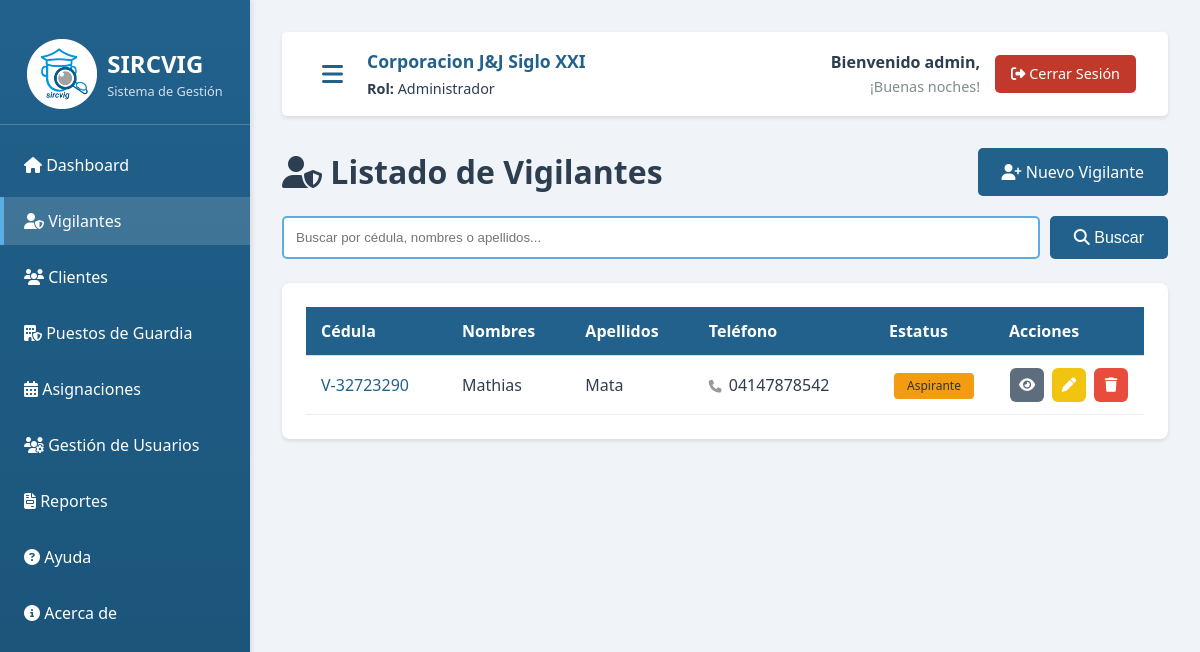
The page /views/listado_vigilantes.php (signed in) on the database its author committed.
### tables this page shows
CREATE TABLE `vigilantes` (
  `id_vigilante` int(11) NOT NULL AUTO_INCREMENT,
  `cedula` varchar(20) NOT NULL,
  `nombres` varchar(100) NOT NULL,
  `apellidos` varchar(100) NOT NULL,
  `fecha_nacimiento` date NOT NULL,
  `estado` varchar(100) DEFAULT NULL,
  `municipio` varchar(100) DEFAULT NULL,
  `parroquia` varchar(100) DEFAULT NULL,
  `direccion` text DEFAULT NULL,
  `telefono` varchar(20) DEFAULT NULL,
  `email` varchar(100) DEFAULT NULL,
  `estatus` enum('Aspirante','Activo','Inactivo') DEFAULT 'Aspirante',
  `fecha_ingreso` date DEFAULT NULL,
  `observaciones` text DEFAULT NULL,
  `fecha_creacion` timestamp NOT NULL DEFAULT current_timestamp(),
  `fecha_actualizacion` timestamp NOT NULL DEFAULT current_timestamp() ON UPDATE current_timestamp(),
  PRIMARY KEY (`id_vigilante`),
  UNIQUE KEY `cedula` (`cedula`),
  KEY `idx_vigilante_estatus` (`estatus`)
);

### core/ControladorPrincipal.php (called while the page is built, shortened)
<?php
class ControladorPrincipal {
    public static function esAdministrador() {
        return isset($_SESSION['id_rol']) && $_SESSION['id_rol'] == ROL_ADMINISTRADOR;
    }
}

### config/autoload.php (called while the page is built, shortened)
<?php
spl_autoload_register(function ($class) {
    $paths = [
        MODELS_PATH . '/' . $class . '.php',
        CONTROLLERS_PATH . '/' . $class . '.php',
        BASE_PATH . '/core/' . $class . '.php'
    ];
    foreach ($paths as $path) {
        if (file_exists($path)) {
            return;
        }
    }
});

### core/Modelo.php (called while the page is built, shortened)
<?php
class Modelo {
    protected $db;
    protected $tabla;
    private function conectar() {
        try {
            $dsn = "mysql:host=" . DB_HOST . ";dbname=" . DB_NAME . ";charset=" . DB_CHARSET;
            $options = [
                PDO::ATTR_ERRMODE => PDO::ERRMODE_EXCEPTION,
                PDO::ATTR_DEFAULT_FETCH_MODE => PDO::FETCH_ASSOC,
                PDO::ATTR_EMULATE_PREPARES => false
            ];
            $this->db = new PDO($dsn, DB_USER, DB_PASS, $options);
        } catch (PDOException $e) {
            die("Error de conexión: " . $e->getMessage());
        }
    }
    public function obtenerTodos($condiciones = '', $params = []) {
        $sql = "SELECT * FROM {$this->tabla}";
        $stmt = $this->db->prepare($sql);
        $stmt->execute($params);
        return $stmt->fetchAll();
    }
}

### models/Vigilante.php (called while the page is built, shortened)
<?php
class Vigilante extends Modelo {
    public function obtenerTodos($condiciones = '', $params = []) {
        return parent::obtenerTodos($condiciones, $params);
    }
}

### views/listado_vigilantes.php (the view, shortened to what this page needs)
<?php
require_once __DIR__ . '/../config/autoload.php';
require_once __DIR__ . '/../core/ControladorPrincipal.php';
$modeloVigilante = new Vigilante();
$termino_busqueda = $_GET['buscar'] ?? '';
if (!empty($termino_busqueda)) {
    $vigilantes = $modeloVigilante->buscar($termino_busqueda);
} else {
    $vigilantes = $modeloVigilante->obtenerTodos();
}
$puede_modificar = ControladorPrincipal::esAdministrador() || ControladorPrincipal::esSecretario();
require_once __DIR__ . '/includes/header.php';
?>
<div style="display: flex; justify-content: space-between; align-items: center; margin-bottom: 20px;">
    <h1 style="margin-bottom: 0;"><i class="fas fa-user-shield"></i> Listado de Vigilantes</h1>
    <?php if ($puede_modificar): ?>
    <div>
        <a href="<?php echo BASE_URL; ?>/views/registro_vigilante.php" class="btn btn-primary">
            <i class="fas fa-user-plus"></i> Nuevo Vigilante
        </a>
    </div>
    <?php endif; ?>
</div>
<div class="search-box mb-3">
    <form method="GET" action="<?php echo BASE_URL; ?>/views/listado_vigilantes.php" style="display: flex; gap: 10px; width: 100%;">
        <input type="text" name="buscar" class="search-input" placeholder="Buscar por cédula, nombres o apellidos..."
               value="<?php echo htmlspecialchars($termino_busqueda ?? ''); ?>">
        <button type="submit" class="btn btn-primary" style="width: auto;"><i class="fas fa-search"></i> Buscar</button>
    </form>
</div>
<div class="table-container">
    <table class="table-custom">
        <thead>
            <tr>
                <th>Cédula</th>
                <th>Nombres</th>
                <th>Apellidos</th>
                <th>Teléfono</th>
                <th class="col-status">Estatus</th>
                <th class="col-actions">Acciones</th>
            </tr>
        </thead>
        <tbody>
            <?php if (empty($vigilantes)): ?>
                <tr>
                    <td colspan="6" class="text-center" style="padding: 2rem; color: #777;">
                        <i class="fas fa-search fa-2x mb-2"></i><br>
                        No se encontraron vigilantes registrados.
                    </td>
                </tr>
            <?php else: ?>
                <?php foreach ($vigilantes as $vigilante): ?>
                    <tr>
                        <td style="font-weight: 500; color: var(--color-primario);"><?php echo htmlspecialchars($vigilante['cedula']); ?></td>
                        <td><?php echo htmlspecialchars($vigilante['nombres']); ?></td>
                        <td><?php echo htmlspecialchars($vigilante['apellidos']); ?></td>
                        <td>
                            <?php if (!empty($vigilante['telefono'])): ?>
                                <i class="fas fa-phone" style="color: #999; margin-right: 3px; font-size: 0.8rem;"></i>
                                <?php echo htmlspecialchars($vigilante['telefono']); ?>
                            <?php else: ?>
                                <span style="color: #ccc;">-</span>
                            <?php endif; ?>
                        </td>
                        <td class="col-status">
                            <span class="badge
                                <?php
                                echo ($vigilante['estatus'] == 'Activo') ? 'badge-success' :
                                     (($vigilante['estatus'] == 'Aspirante') ? 'badge-warning' : 'badge-danger');
                                ?>">
                                <?php echo $vigilante['estatus']; ?>
                            </span>
                        </td>
                        <td class="col-actions">
                            <div class="action-buttons">
                                <a href="<?php echo BASE_URL; ?>/views/ficha_personal.php?cedula=<?php echo $vigilante['cedula']; ?>"
                                   class="btn-icon btn-view" title="Ver Expediente">
                                    <i class="fas fa-eye"></i>
                                </a>
                                <?php if ($puede_modificar): ?>
                                    <?php if (ControladorPrincipal::esAdministrador()): ?>
                                        <a href="<?php echo BASE_URL; ?>/index.php?action=editar_vigilante&cedula=<?php echo $vigilante['cedula']; ?>"
                                           class="btn-icon btn-edit" title="Editar Vigilante">
                                            <i class="fas fa-pen"></i>
                                        </a>
                                        <a href="<?php echo BASE_URL; ?>/views/acciones.php?modulo=expediente&accion=eliminar&cedula=<?php echo $vigilante['cedula']; ?>"
                                           class="btn-icon btn-delete" title="Eliminar Vigilante"
                                           onclick="return confirm('¿Está seguro de eliminar este vigilante? Esta acción no se puede deshacer.');">
                                            <i class="fas fa-trash"></i>
                                        </a>
                                    <?php endif; ?>
                                <?php endif; ?>
                            </div>
                        </td>
                    </tr>
                <?php endforeach; ?>
            <?php endif; ?>
        </tbody>
    </table>
</div>
<?php require_once __DIR__ . '/includes/footer.php'; ?>

### assets/css/estilos.css (style rules this page uses)
:root { --color-fondo: #F0F4F8; --color-primario: #21618C; --color-secundario: #5DADE2; --color-terciario: #AED6F1; --color-cuaternario: #D6DBDF; --color-texto: #2C3E50; --color-blanco: #ffffff; --color-exito: #27AE60; --color-error: #C0392B; --color-advertencia: #F39C12; --color-info: #3498DB; }
* { margin: 0; padding: 0; box-sizing: border-box; }
body { font-family: 'Segoe UI', 'Roboto', 'Helvetica Neue', sans-serif; background-color: var(--color-fondo); color: var(--color-texto); line-height: 1.5; }
.btn { padding: 0.75rem 1.5rem; border: none; border-radius: 5px; font-size: 1rem; cursor: pointer; transition: all 0.3s; text-decoration: none; display: inline-block; text-align: center; }
.btn-primary { background-color: var(--color-primario); color: white; width: 100%; }
.table-container { background: white; padding: 1.5rem; border-radius: 8px; box-shadow: 0 2px 4px rgba(0, 0, 0, 0.1); overflow-x: auto; }
table { width: 100%; border-collapse: collapse; }
table thead { background-color: var(--color-primario); color: white; }
table th, table td { padding: 0.75rem; text-align: left; border-bottom: 1px solid #ddd; }
.mb-3 { margin-bottom: 1.5rem; }
.search-box { margin-bottom: 1.5rem; display: flex; gap: 1rem; }
.search-box input { flex: 1; padding: 0.75rem; border: 2px solid var(--color-secundario); border-radius: 5px; }
.badge { display: inline-block; padding: 0.25rem 0.75rem; border-radius: 20px; font-size: 0.85rem; font-weight: 500; }
.badge-warning { background-color: var(--color-advertencia); color: #333; }

### views/listado_vigilantes.php (style rules this page uses)
.table-custom { width: 100%; border-collapse: separate; border-spacing: 0; }
.table-custom th { background-color: var(--color-primario); color: white; padding: 12px 15px; font-weight: 600; text-align: left; }
.table-custom td { padding: 12px 15px; border-bottom: 1px solid #eee; vertical-align: middle; }
.col-status { width: 120px; text-align: center; }
.col-actions { width: 150px; text-align: center; }
.col-status .badge { font-size: 0.75rem; padding: 4px 8px; min-width: 80px; display: inline-block; border-radius: 4px; font-weight: 500; }
.action-buttons { display: flex; gap: 8px; justify-content: center; align-items: center; }
.btn-icon { width: 34px; height: 34px; display: inline-flex; align-items: center; justify-content: center; border-radius: 6px; border: none; transition: all 0.2s ease; text-decoration: none; font-size: 0.9rem; color: white !important; }
.btn-view { background-color: #5d6d7e; }
.btn-edit { background-color: #f1c40f; }
.btn-delete { background-color: #e74c3c; }
.search-input { flex: 1; padding: 8px 12px; border: 1px solid #ddd; border-radius: 5px; }

### rows shown on the page
vigilantes: cedula "V-32723290", nombres "Mathias", apellidos "Mata", telefono "04147878542", estatus "Aspirante"

### other values the page prints
$_SESSION['nombre_rol'] "Administrador"
$nombre_mostrar "admin"
$saludo_tiempo "¡Buenas noches!"
